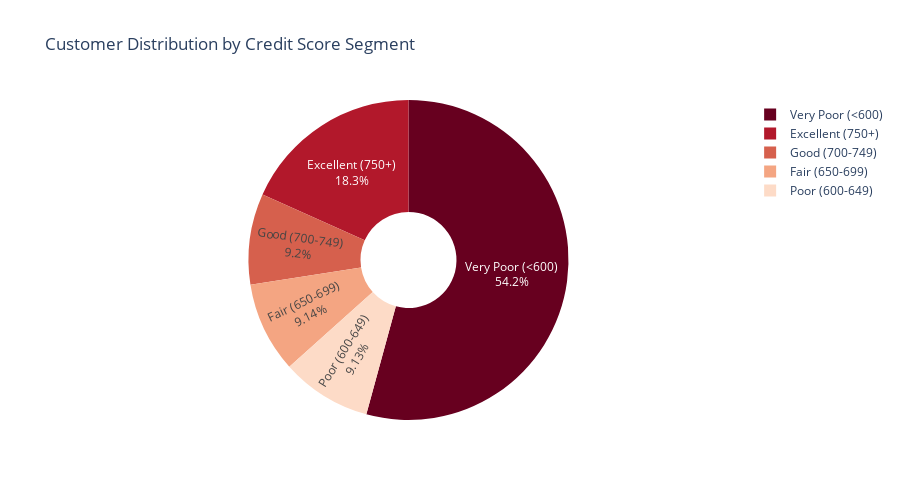

The notebook cell saved with this chart:
### Code cell
# Visualize credit score distribution
fig = px.pie(df_credit_segments,
             values='customer_count',
             names='credit_segment',
             title='Customer Distribution by Credit Score Segment',
             color_discrete_sequence=px.colors.sequential.RdBu,
             hole=0.3)

fig.update_traces(textposition='inside', textinfo='percent+label')
fig.update_layout(height=500, showlegend=True)
fig.show()

### Figure 1 — Plotly figure (JSON) as saved in the notebook; plotly's stock layout.template omitted (floating-point values rounded to 4 significant figures)
{"data": [{"domain": {"x": [0, 1], "y": [0, 1]}, "hole": 0.3, "hovertemplate": "credit_segment=%{label}<br>customer_count=%{value}<extra></extra>", "labels": ["Excellent (750+)", "Good (700-749)", "Fair (650-699)", "Poor (600-649)", "Very Poor (<600)"], "legendgroup": "", "name": "", "showlegend": true, "textinfo": "percent+label", "textposition": "inside", "type": "pie", "values": [9143, 4599, 4571, 4565, 27122]}], "layout": {"height": 500, "legend": {"tracegroupgap": 0}, "piecolorway": ["rgb(103,0,31)", "rgb(178,24,43)", "rgb(214,96,77)", "rgb(244,165,130)", "rgb(253,219,199)", "rgb(247,247,247)", "rgb(209,229,240)", "rgb(146,197,222)", "rgb(67,147,195)", "rgb(33,102,172)", "rgb(5,48,97)"], "showlegend": true, "title": {"text": "Customer Distribution by Credit Score Segment"}}}
